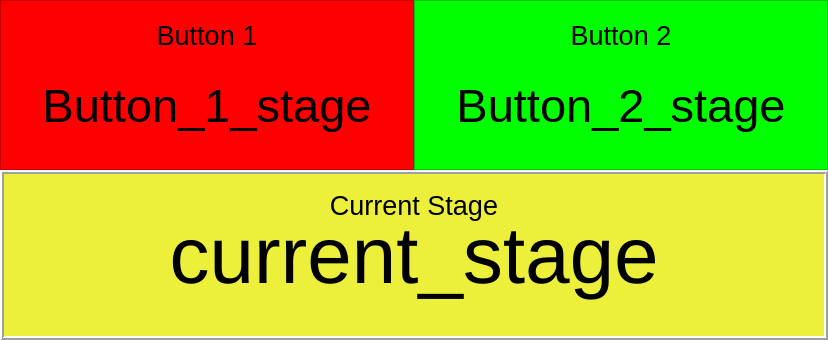
<?xml version="1.0" encoding="UTF-8"?>
<ui version="4.0">
 <class>UserGuideWindow</class>
 <widget class="QFrame" name="UserGuideWindow">
  <property name="geometry">
   <rect>
    <x>0</x>
    <y>0</y>
    <width>828</width>
    <height>340</height>
   </rect>
  </property>
  <property name="windowTitle">
   <string>Frame</string>
  </property>
  <property name="frameShape">
   <enum>QFrame::StyledPanel</enum>
  </property>
  <property name="frameShadow">
   <enum>QFrame::Raised</enum>
  </property>
  <widget class="QFrame" name="CurrentStageArea">
   <property name="geometry">
    <rect>
     <x>0</x>
     <y>170</y>
     <width>828</width>
     <height>170</height>
    </rect>
   </property>
   <property name="sizePolicy">
    <sizepolicy hsizetype="Expanding" vsizetype="Expanding">
     <horstretch>0</horstretch>
     <verstretch>0</verstretch>
    </sizepolicy>
   </property>
   <property name="palette">
    <palette>
     <active>
      <colorrole role="Base">
       <brush brushstyle="SolidPattern">
        <color alpha="255">
         <red>255</red>
         <green>248</green>
         <blue>30</blue>
        </color>
       </brush>
      </colorrole>
      <colorrole role="Window">
       <brush brushstyle="SolidPattern">
        <color alpha="255">
         <red>237</red>
         <green>240</green>
         <blue>58</blue>
        </color>
       </brush>
      </colorrole>
     </active>
     <inactive>
      <colorrole role="Base">
       <brush brushstyle="SolidPattern">
        <color alpha="255">
         <red>255</red>
         <green>248</green>
         <blue>30</blue>
        </color>
       </brush>
      </colorrole>
      <colorrole role="Window">
       <brush brushstyle="SolidPattern">
        <color alpha="255">
         <red>237</red>
         <green>240</green>
         <blue>58</blue>
        </color>
       </brush>
      </colorrole>
     </inactive>
     <disabled>
      <colorrole role="Base">
       <brush brushstyle="SolidPattern">
        <color alpha="255">
         <red>237</red>
         <green>240</green>
         <blue>58</blue>
        </color>
       </brush>
      </colorrole>
      <colorrole role="Window">
       <brush brushstyle="SolidPattern">
        <color alpha="255">
         <red>237</red>
         <green>240</green>
         <blue>58</blue>
        </color>
       </brush>
      </colorrole>
     </disabled>
    </palette>
   </property>
   <property name="autoFillBackground">
    <bool>true</bool>
   </property>
   <property name="frameShape">
    <enum>QFrame::Box</enum>
   </property>
   <property name="frameShadow">
    <enum>QFrame::Raised</enum>
   </property>
   <property name="lineWidth">
    <number>2</number>
   </property>
   <property name="midLineWidth">
    <number>0</number>
   </property>
   <widget class="QLabel" name="currentStageAreaLabel">
    <property name="geometry">
     <rect>
      <x>0</x>
      <y>10</y>
      <width>828</width>
      <height>50</height>
     </rect>
    </property>
    <property name="font">
     <font>
      <pointsize>20</pointsize>
     </font>
    </property>
    <property name="text">
     <string>Current Stage</string>
    </property>
    <property name="alignment">
     <set>Qt::AlignCenter</set>
    </property>
   </widget>
   <widget class="QLabel" name="currentStageName">
    <property name="geometry">
     <rect>
      <x>0</x>
      <y>0</y>
      <width>828</width>
      <height>170</height>
     </rect>
    </property>
    <property name="sizePolicy">
     <sizepolicy hsizetype="Preferred" vsizetype="Preferred">
      <horstretch>0</horstretch>
      <verstretch>0</verstretch>
     </sizepolicy>
    </property>
    <property name="font">
     <font>
      <pointsize>60</pointsize>
     </font>
    </property>
    <property name="text">
     <string>current_stage</string>
    </property>
    <property name="alignment">
     <set>Qt::AlignCenter</set>
    </property>
   </widget>
  </widget>
  <widget class="QFrame" name="CurrentStageArea_2">
   <property name="geometry">
    <rect>
     <x>0</x>
     <y>0</y>
     <width>414</width>
     <height>170</height>
    </rect>
   </property>
   <property name="sizePolicy">
    <sizepolicy hsizetype="Expanding" vsizetype="Expanding">
     <horstretch>0</horstretch>
     <verstretch>0</verstretch>
    </sizepolicy>
   </property>
   <property name="palette">
    <palette>
     <active>
      <colorrole role="Base">
       <brush brushstyle="SolidPattern">
        <color alpha="255">
         <red>255</red>
         <green>0</green>
         <blue>0</blue>
        </color>
       </brush>
      </colorrole>
      <colorrole role="Window">
       <brush brushstyle="SolidPattern">
        <color alpha="255">
         <red>255</red>
         <green>0</green>
         <blue>0</blue>
        </color>
       </brush>
      </colorrole>
     </active>
     <inactive>
      <colorrole role="Base">
       <brush brushstyle="SolidPattern">
        <color alpha="255">
         <red>255</red>
         <green>0</green>
         <blue>0</blue>
        </color>
       </brush>
      </colorrole>
      <colorrole role="Window">
       <brush brushstyle="SolidPattern">
        <color alpha="255">
         <red>255</red>
         <green>0</green>
         <blue>0</blue>
        </color>
       </brush>
      </colorrole>
     </inactive>
     <disabled>
      <colorrole role="Base">
       <brush brushstyle="SolidPattern">
        <color alpha="255">
         <red>255</red>
         <green>0</green>
         <blue>0</blue>
        </color>
       </brush>
      </colorrole>
      <colorrole role="Window">
       <brush brushstyle="SolidPattern">
        <color alpha="255">
         <red>255</red>
         <green>0</green>
         <blue>0</blue>
        </color>
       </brush>
      </colorrole>
     </disabled>
    </palette>
   </property>
   <property name="autoFillBackground">
    <bool>true</bool>
   </property>
   <property name="frameShape">
    <enum>QFrame::StyledPanel</enum>
   </property>
   <property name="frameShadow">
    <enum>QFrame::Raised</enum>
   </property>
   <widget class="QLabel" name="button1AreaLabel">
    <property name="geometry">
     <rect>
      <x>0</x>
      <y>10</y>
      <width>414</width>
      <height>50</height>
     </rect>
    </property>
    <property name="font">
     <font>
      <pointsize>20</pointsize>
     </font>
    </property>
    <property name="text">
     <string>Button 1</string>
    </property>
    <property name="alignment">
     <set>Qt::AlignCenter</set>
    </property>
   </widget>
   <widget class="QLabel" name="button1ActionText">
    <property name="geometry">
     <rect>
      <x>0</x>
      <y>20</y>
      <width>414</width>
      <height>170</height>
     </rect>
    </property>
    <property name="sizePolicy">
     <sizepolicy hsizetype="Preferred" vsizetype="Preferred">
      <horstretch>0</horstretch>
      <verstretch>0</verstretch>
     </sizepolicy>
    </property>
    <property name="font">
     <font>
      <pointsize>35</pointsize>
     </font>
    </property>
    <property name="text">
     <string>Button_1_stage</string>
    </property>
    <property name="scaledContents">
     <bool>true</bool>
    </property>
    <property name="alignment">
     <set>Qt::AlignCenter</set>
    </property>
   </widget>
  </widget>
  <widget class="QFrame" name="CurrentStageArea_3">
   <property name="geometry">
    <rect>
     <x>414</x>
     <y>0</y>
     <width>414</width>
     <height>170</height>
    </rect>
   </property>
   <property name="sizePolicy">
    <sizepolicy hsizetype="Expanding" vsizetype="Expanding">
     <horstretch>0</horstretch>
     <verstretch>0</verstretch>
    </sizepolicy>
   </property>
   <property name="palette">
    <palette>
     <active>
      <colorrole role="Base">
       <brush brushstyle="SolidPattern">
        <color alpha="255">
         <red>0</red>
         <green>255</green>
         <blue>0</blue>
        </color>
       </brush>
      </colorrole>
      <colorrole role="Window">
       <brush brushstyle="SolidPattern">
        <color alpha="255">
         <red>0</red>
         <green>255</green>
         <blue>0</blue>
        </color>
       </brush>
      </colorrole>
     </active>
     <inactive>
      <colorrole role="Base">
       <brush brushstyle="SolidPattern">
        <color alpha="255">
         <red>0</red>
         <green>255</green>
         <blue>0</blue>
        </color>
       </brush>
      </colorrole>
      <colorrole role="Window">
       <brush brushstyle="SolidPattern">
        <color alpha="255">
         <red>0</red>
         <green>255</green>
         <blue>0</blue>
        </color>
       </brush>
      </colorrole>
     </inactive>
     <disabled>
      <colorrole role="Base">
       <brush brushstyle="SolidPattern">
        <color alpha="255">
         <red>0</red>
         <green>255</green>
         <blue>0</blue>
        </color>
       </brush>
      </colorrole>
      <colorrole role="Window">
       <brush brushstyle="SolidPattern">
        <color alpha="255">
         <red>0</red>
         <green>255</green>
         <blue>0</blue>
        </color>
       </brush>
      </colorrole>
     </disabled>
    </palette>
   </property>
   <property name="autoFillBackground">
    <bool>true</bool>
   </property>
   <property name="frameShape">
    <enum>QFrame::StyledPanel</enum>
   </property>
   <property name="frameShadow">
    <enum>QFrame::Raised</enum>
   </property>
   <widget class="QLabel" name="button2AreaLabel">
    <property name="geometry">
     <rect>
      <x>0</x>
      <y>10</y>
      <width>414</width>
      <height>50</height>
     </rect>
    </property>
    <property name="font">
     <font>
      <pointsize>20</pointsize>
     </font>
    </property>
    <property name="text">
     <string>Button 2</string>
    </property>
    <property name="alignment">
     <set>Qt::AlignCenter</set>
    </property>
   </widget>
   <widget class="QLabel" name="button2ActionText">
    <property name="geometry">
     <rect>
      <x>0</x>
      <y>20</y>
      <width>414</width>
      <height>170</height>
     </rect>
    </property>
    <property name="sizePolicy">
     <sizepolicy hsizetype="Preferred" vsizetype="Preferred">
      <horstretch>0</horstretch>
      <verstretch>0</verstretch>
     </sizepolicy>
    </property>
    <property name="font">
     <font>
      <pointsize>35</pointsize>
     </font>
    </property>
    <property name="text">
     <string>Button_2_stage</string>
    </property>
    <property name="scaledContents">
     <bool>true</bool>
    </property>
    <property name="alignment">
     <set>Qt::AlignCenter</set>
    </property>
   </widget>
  </widget>
 </widget>
 <resources/>
 <connections/>
</ui>
